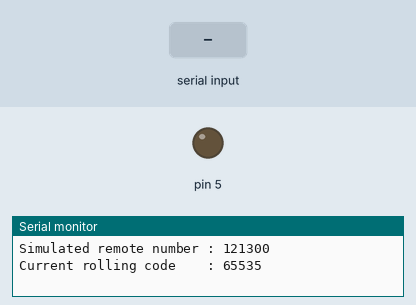
The sketch below on a simulated Arduino Uno, built with avr-gcc and run on an emulated ATmega328P. Shown: output pins drawn as LEDs (lit = HIGH), the last lines printed to the serial monitor. Inputs (shaded band) come from the test bench. EEPROM starts erased.

Above: at 1.2 s.
1.3 s: "m" received over Serial
At 1.5 s:
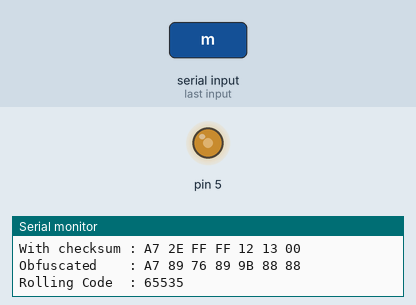
4.3 s: "u" received over Serial
At 4.7 s:
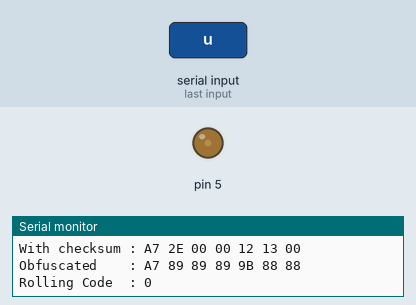
7.3 s: "h" received over Serial
10.3 s: "s" received over Serial
Timing chart, 0 to 13.3 s (numbered marks = the images above; inputs shaded):
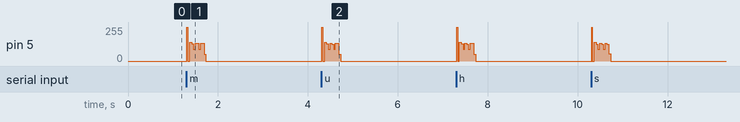

The sketch:

Somfy_Remote.ino
```cpp
/*   This sketch allows you to emulate a Somfy RTS or Simu HZ remote.
   If you want to learn more about the Somfy RTS protocol, check out https://pushstack.wordpress.com/somfy-rts-protocol/

   The rolling code will be stored in EEPROM, so that you can power the Arduino off.

   Easiest way to make it work for you:
    - Choose a remote number
    - Choose a starting point for the rolling code. Any unsigned int works, 1 is a good start
    - Upload the sketch
    - Long-press the program button of YOUR ACTUAL REMOTE until your blind goes up and down slightly
    - send 'p' to the serial terminal
  To make a group command, just repeat the last two steps with another blind (one by one)

  Then:
    - m, u or h will make it to go up
    - s make it stop
    - b, or d will make it to go down
    - you can also send a HEX number directly for any weird command you (0x9 for the sun and wind detector for instance)
*/

#include <EEPROM.h>
#define PORT_TX 5 //5 of PORTD = DigitalPin 5

#define SYMBOL 640
#define HAUT 0x2
#define STOP 0x1
#define BAS 0x4
#define PROG 0x8
#define EEPROM_ADDRESS 0

#define REMOTE 0x121300    //<-- Change it!

unsigned int newRollingCode = 101;       //<-- Change it!
unsigned int rollingCode = 0;
byte frame[7];
byte checksum;

void BuildFrame(byte *frame, byte button);
void SendCommand(byte *frame, byte sync);


void setup() {
  Serial.begin(115200);
  DDRD |= 1<<PORT_TX; // Pin 5 an output
  PORTD &= !(1<<PORT_TX); // Pin 5 LOW

  if (EEPROM.get(EEPROM_ADDRESS, rollingCode) < newRollingCode) {
    EEPROM.put(EEPROM_ADDRESS, newRollingCode);
  }
  Serial.print("Simulated remote number : "); Serial.println(REMOTE, HEX);
  Serial.print("Current rolling code    : "); Serial.println(rollingCode);
}

void loop() {
  if (Serial.available() > 0) {
    char serie = (char)Serial.read();
    Serial.println("");
//    Serial.print("Remote : "); Serial.println(REMOTE, HEX);
    if(serie == 'm'||serie == 'u'||serie == 'h') {
      Serial.println("Monte"); // Somfy is a French company, after all.
      BuildFrame(frame, HAUT);
    }
    else if(serie == 's') {
      Serial.println("Stop");
      BuildFrame(frame, STOP);
    }
    else if(serie == 'b'||serie == 'd') {
      Serial.println("Descend");
      BuildFrame(frame, BAS);
    }
    else if(serie == 'p') {
      Serial.println("Prog");
      BuildFrame(frame, PROG);
    }
    else {
      Serial.println("Custom code");
      BuildFrame(frame, serie);
    }

    Serial.println("");
    SendCommand(frame, 2);
    for(int i = 0; i<2; i++) {
      SendCommand(frame, 7);
    }
  }
}


void BuildFrame(byte *frame, byte button) {
  unsigned int code;
  EEPROM.get(EEPROM_ADDRESS, code);
  frame[0] = 0xA7; // Encryption key. Doesn't matter much
  frame[1] = button << 4;  // Which button did  you press? The 4 LSB will be the checksum
  frame[2] = code >> 8;    // Rolling code (big endian)
  frame[3] = code;         // Rolling code
  frame[4] = REMOTE >> 16; // Remote address
  frame[5] = REMOTE >>  8; // Remote address
  frame[6] = REMOTE;       // Remote address

  Serial.print("Frame         : ");
  for(byte i = 0; i < 7; i++) {
    if(frame[i] >> 4 == 0) { //  Displays leading zero in case the most significant
      Serial.print("0");     // nibble is a 0.
    }
    Serial.print(frame[i],HEX); Serial.print(" ");
  }

// Checksum calculation: a XOR of all the nibbles
  checksum = 0;
  for(byte i = 0; i < 7; i++) {
    checksum = checksum ^ frame[i] ^ (frame[i] >> 4);
  }
  checksum &= 0b1111; // We keep the last 4 bits only


//Checksum integration
  frame[1] |= checksum; //  If a XOR of all the nibbles is equal to 0, the blinds will
                        // consider the checksum ok.

  Serial.println(""); Serial.print("With checksum : ");
  for(byte i = 0; i < 7; i++) {
    if(frame[i] >> 4 == 0) {
      Serial.print("0");
    }
    Serial.print(frame[i],HEX); Serial.print(" ");
  }


// Obfuscation: a XOR of all the bytes
  for(byte i = 1; i < 7; i++) {
    frame[i] ^= frame[i-1];
  }

  Serial.println(""); Serial.print("Obfuscated    : ");
  for(byte i = 0; i < 7; i++) {
    if(frame[i] >> 4 == 0) {
      Serial.print("0");
    }
    Serial.print(frame[i],HEX); Serial.print(" ");
  }
  Serial.println("");
  Serial.print("Rolling Code  : "); Serial.println(code);
  EEPROM.put(EEPROM_ADDRESS, code + 1); //  We store the value of the rolling code in the
                                        // EEPROM. It should take up to 2 adresses but the
                                        // Arduino function takes care of it.
}

void SendCommand(byte *frame, byte sync) {
  if(sync == 2) { // Only with the first frame.
  //Wake-up pulse & Silence
    PORTD |= 1<<PORT_TX;
    delayMicroseconds(9415);
    PORTD &= !(1<<PORT_TX);
    delayMicroseconds(89565);
  }

// Hardware sync: two sync for the first frame, seven for the following ones.
  for (int i = 0; i < sync; i++) {
    PORTD |= 1<<PORT_TX;
    delayMicroseconds(4*SYMBOL);
    PORTD &= !(1<<PORT_TX);
    delayMicroseconds(4*SYMBOL);
  }

// Software sync
  PORTD |= 1<<PORT_TX;
  delayMicroseconds(4550);
  PORTD &= !(1<<PORT_TX);
  delayMicroseconds(SYMBOL);


//Data: bits are sent one by one, starting with the MSB.
  for(byte i = 0; i < 56; i++) {
    if(((frame[i/8] >> (7 - (i%8))) & 1) == 1) {
      PORTD &= !(1<<PORT_TX);
      delayMicroseconds(SYMBOL);
      PORTD ^= 1<<5;
      delayMicroseconds(SYMBOL);
    }
    else {
      PORTD |= (1<<PORT_TX);
      delayMicroseconds(SYMBOL);
      PORTD ^= 1<<5;
      delayMicroseconds(SYMBOL);
    }
  }

  PORTD &= !(1<<PORT_TX);
  delayMicroseconds(30415); // Inter-frame silence
}
```
